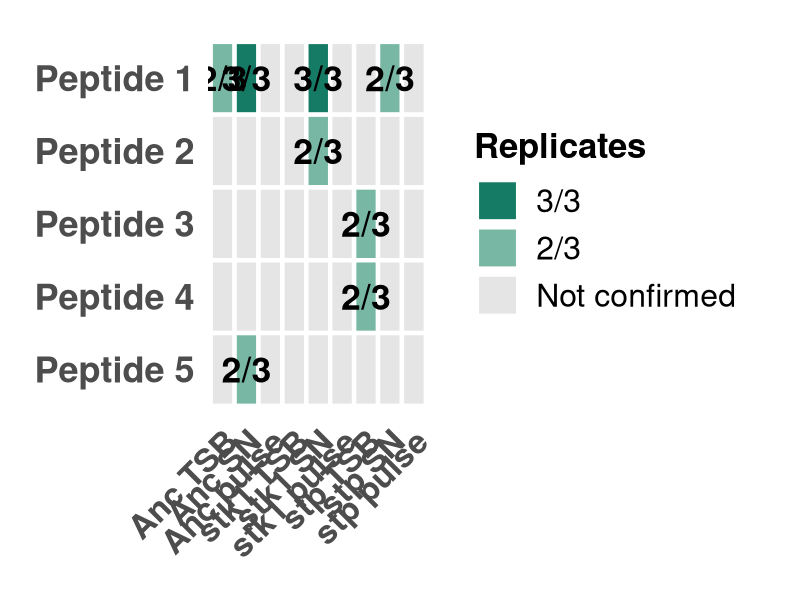
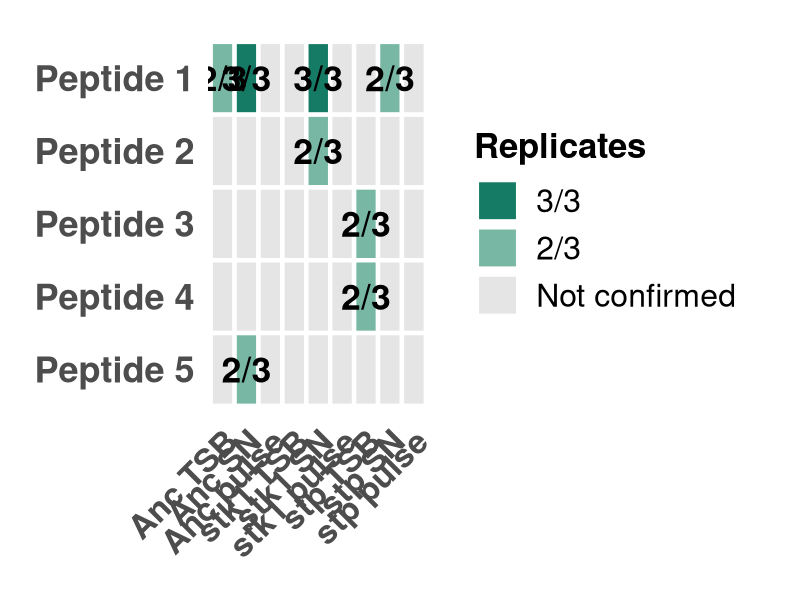
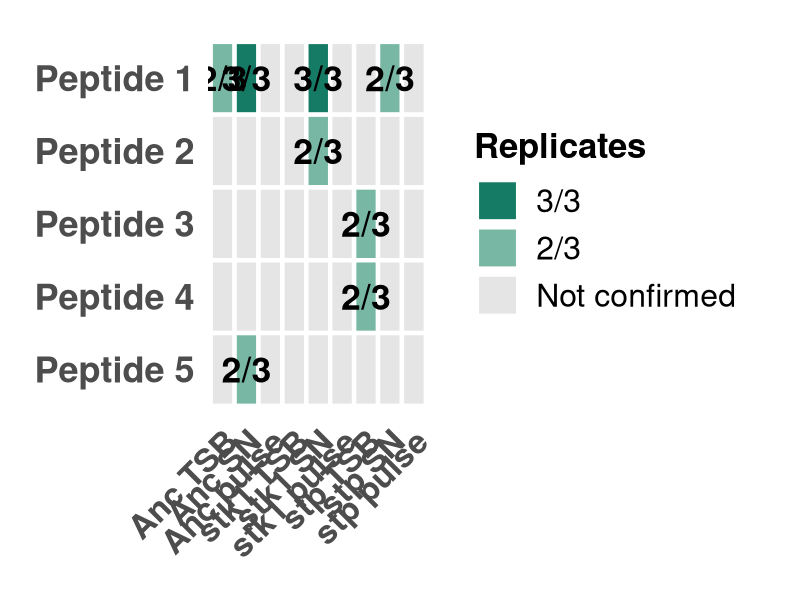

Recreate these plots in R, in order.

# Poster heatmap with larger font sizes

library(ggplot2)
library(dplyr)
library(tidyr)

peptides <- c(
  "Peptide 1",
  "Peptide 2",
  "Peptide 3",
  "Peptide 4",
  "Peptide 5"
)

conditions <- c(
  "Anc TSB", "Anc SN", "Anc pulse",
  "stk1 TSB", "stk1 SN", "stk1 pulse",
  "stp TSB", "stp SN", "stp pulse"
)

# Confirmed replicate counts
counts <- matrix(NA_integer_, nrow = 5, ncol = 9)

counts[1, c(1, 2, 5, 8)] <- c(2, 3, 3, 2)
counts[2, 5] <- 2
counts[3, 7] <- 2
counts[4, 7] <- 2
counts[5, 2] <- 2

rownames(counts) <- peptides
colnames(counts) <- conditions

# Prepare data
plot_data <- as.data.frame(as.table(counts))
names(plot_data) <- c("Peptide", "Condition", "Replicates")

plot_data <- plot_data %>%
  mutate(
    Condition = factor(Condition, levels = conditions),
    Peptide = factor(Peptide, levels = rev(peptides)),
    Detection = case_when(
      Replicates == 3 ~ "3/3",
      Replicates == 2 ~ "2/3",
      TRUE ~ "Not confirmed"
    )
  )

# Create heatmap
p <- ggplot(
  plot_data,
  aes(x = Condition, y = Peptide, fill = Detection)
) +
  geom_tile(
    color = "white",
    linewidth = 1.5
  ) +
  
  # Larger replicate numbers inside tiles
  geom_text(
    aes(label = ifelse(
      is.na(Replicates), "",
      paste0(Replicates, "/3")
    )),
    size = 9,
    fontface = "bold",
    color = "black"
  ) +
  
  scale_fill_manual(
    values = c(
      "3/3" = "#167b65",
      "2/3" = "#78b7a4",
      "Not confirmed" = "grey90"
    ),
    breaks = c("3/3", "2/3", "Not confirmed")
  ) +
  
  labs(
    x = NULL,
    y = NULL,
    fill = "Replicates"
  ) +
  
  theme_minimal(base_size = 22) +
  
  theme(
    # X-axis: experimental conditions
    axis.text.x = element_text(
      size = 24,
      face = "bold",
      angle = 45,
      hjust = 1,
      vjust = 1
    ),
    
    # Y-axis: peptide names
    axis.text.y = element_text(
      size = 26,
      face = "bold"
    ),
    
    # Legend title
    legend.title = element_text(
      size = 25,
      face = "bold"
    ),
    
    # Legend labels
    legend.text = element_text(
      size = 23
    ),
    
    # Larger legend colour boxes
    legend.key.size = grid::unit(1.2, "cm"),
    
    # Remove background grid
    panel.grid = element_blank(),
    
    # Margins
    plot.margin = margin(25, 35, 25, 25)
  )

# Display heatmap
print(p)

# Save as high-resolution PNG
ggsave(
  "pHis_heatmap_poster.png",
  plot = p,
  width = 16,
  height = 9,
  units = "in",
  dpi = 300
)

# Save as vector PDF
ggsave(
  "pHis_heatmap_poster.pdf",
  plot = p,
  width = 16,
  height = 9,
  units = "in"
)
